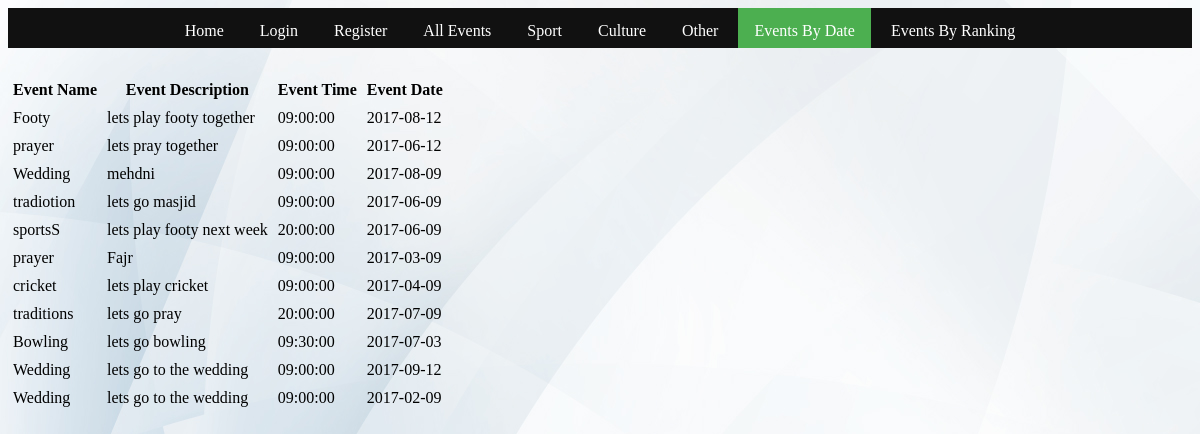
The app's page /EBD.php with its own data.
### tables this page shows
CREATE TABLE `event` (
  `id` int(10) UNSIGNED NOT NULL COMMENT 'NOT NULL',
  `category` enum('sport','culture','other') NOT NULL,
  `event_name` varchar(15) NOT NULL,
  `event_time` time NOT NULL,
  `event_date` date DEFAULT NULL,
  `event_description` text NOT NULL,
  `event_place` varchar(25) NOT NULL,
  `event_pic` blob,
  `event_ranking` enum('1','2','3','4','5') NOT NULL,
  `organiser_id` int(10) NOT NULL COMMENT 'NOT NULL'
);

### EBD.php (the view, shortened to what this page needs)
<html >
<head>
</head>
<body background = "/Coursework/images/WB.gif">
<ul>
  <li><a href="/CRW/Home.html">Home</a></li>
  <li><a href="/CRW/Login.php">Login</a></li>
  <li><a href="/CRW/RegForm.php">Register</a></li>
  <li><a href="/CRW/events.php">All Events</a></li>
  <li><a href="/CRW/sports.php">Sport</a></li>
  <li><a href="/CRW/culture.php">Culture</a></li>
  <li><a href="/CRW/other.php">Other</a></li>
   <li><a class="active" href="/CRW/EBD.php">Events By Date</a></li>
     <li><a href="/CRW/EBR.php">Events By Ranking</a></li>
</ul>
<br>
<?php
	try{
		$db = new PDO("mysql:dbname=coursework;host=localhost", "root", "");
		$db->setAttribute(PDO::ATTR_ERRMODE, PDO::ERRMODE_EXCEPTION);
?>
	<table cellspacing="0"  cellpadding="5">
	<tr><th>Event Name</th> <th >Event Description</th> <th >Event Time</th> <th >Event Date</th> <th > </th><th ></tr>
<?php
		$rows=$db->query("SELECT event_name, event_description, event_time, event_date FROM event WHERE event_date BETWEEN '2014-01-01' AND '2070-01-01' ");
		foreach ($rows as $row) {
			echo "</td><td >" . $row['event_name']. "</td><td >" .$row['event_description']. "</td><td >" . $row['event_time']. "</td><td >" . $row['event_date']. "</td></tr>\n";
		}
		echo "</table> <br>";
	} catch (PDOException $ex){
		echo "Sorry, a database error occurred. Please try again.<br> ";
		echo "Error details:". $ex->getMessage();
	}
?>
</body>
</html>

### EBD.php (style rules this page uses)
ul { list-style-type: none; text-align: center; margin-bottom: 10px; width: 100%; height:40px; padding: 0; overflow: hidden; background-color: #111; }
li { float: none; display: inline-block; }
li a { display: inline-block; color: white; text-align: center; padding: 14px 16px; text-decoration: none; }
.active { background-color: #4CAF50; }

### records on screen
event: event_name "Footy", event_description "lets play footy together", event_time "09:00:00", event_date "2017-08-12"
event: event_name "prayer", event_description "lets pray together", event_time "09:00:00", event_date "2017-06-12"
event: event_name "Wedding", event_description "mehdni", event_time "09:00:00", event_date "2017-08-09"
event: event_name "tradiotion", event_description "lets go masjid", event_time "09:00:00", event_date "2017-06-09"
event: event_name "sportsS", event_description "lets play footy next week", event_time "20:00:00", event_date "2017-06-09"
event: event_name "prayer", event_description "Fajr", event_time "09:00:00", event_date "2017-03-09"
event: event_name "cricket", event_description "lets play cricket", event_time "09:00:00", event_date "2017-04-09"
event: event_name "traditions", event_description "lets go pray", event_time "20:00:00", event_date "2017-07-09"
event: event_name "Bowling", event_description "lets go bowling", event_time "09:30:00", event_date "2017-07-03"
event: event_name "Wedding", event_description "lets go to the wedding", event_time "09:00:00", event_date "2017-09-12"
event: event_name "Wedding", event_description "lets go to the wedding", event_time "09:00:00", event_date "2017-02-09"
